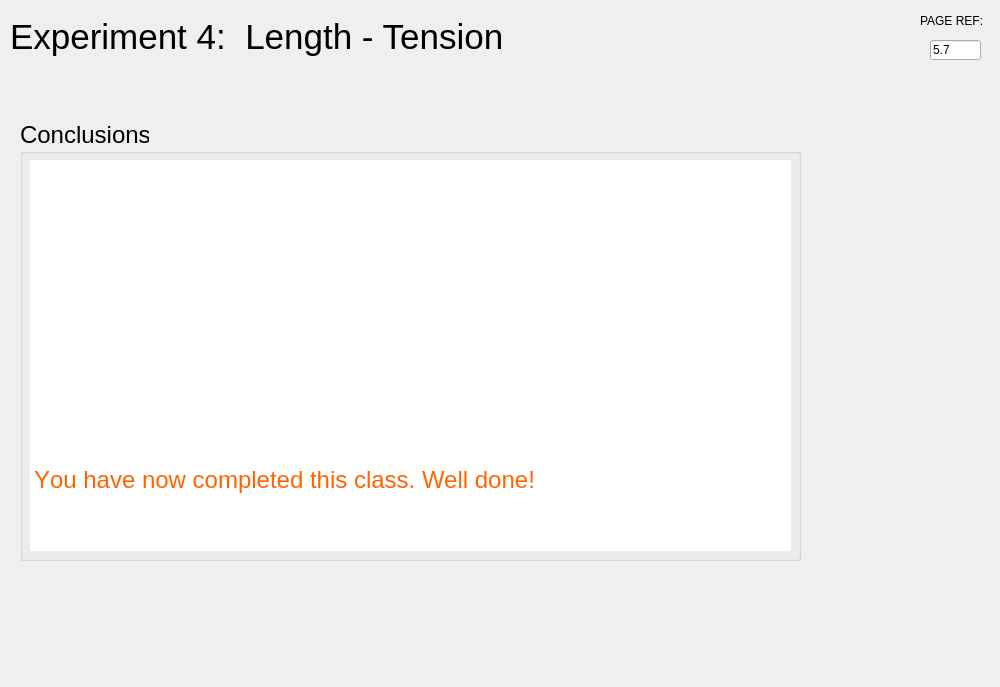
<?xml version="1.0" encoding="UTF-8"?>
<ui version="4.0">
 <class>MainWindow</class>
 <widget class="QMainWindow" name="MainWindow">
  <property name="geometry">
   <rect>
    <x>0</x>
    <y>0</y>
    <width>1000</width>
    <height>687</height>
   </rect>
  </property>
  <property name="windowTitle">
   <string>MainWindow</string>
  </property>
  <property name="autoFillBackground">
   <bool>false</bool>
  </property>
  <widget class="QWidget" name="centralwidget">
   <widget class="QLabel" name="labelPageRef">
    <property name="geometry">
     <rect>
      <x>920</x>
      <y>10</y>
      <width>71</width>
      <height>21</height>
     </rect>
    </property>
    <property name="sizePolicy">
     <sizepolicy hsizetype="Maximum" vsizetype="Preferred">
      <horstretch>0</horstretch>
      <verstretch>0</verstretch>
     </sizepolicy>
    </property>
    <property name="text">
     <string>PAGE REF:</string>
    </property>
   </widget>
   <widget class="QLineEdit" name="lineEdit">
    <property name="geometry">
     <rect>
      <x>930</x>
      <y>40</y>
      <width>51</width>
      <height>20</height>
     </rect>
    </property>
    <property name="sizePolicy">
     <sizepolicy hsizetype="Ignored" vsizetype="Fixed">
      <horstretch>0</horstretch>
      <verstretch>0</verstretch>
     </sizepolicy>
    </property>
    <property name="text">
     <string>5.7</string>
    </property>
    <property name="readOnly">
     <bool>true</bool>
    </property>
   </widget>
   <widget class="QLabel" name="labelCurrentWindow">
    <property name="geometry">
     <rect>
      <x>10</x>
      <y>0</y>
      <width>701</width>
      <height>74</height>
     </rect>
    </property>
    <property name="font">
     <font>
      <pointsize>26</pointsize>
     </font>
    </property>
    <property name="text">
     <string>Experiment 4:  Length - Tension</string>
    </property>
   </widget>
   <widget class="QGroupBox" name="groupBox_3">
    <property name="geometry">
     <rect>
      <x>20</x>
      <y>120</y>
      <width>781</width>
      <height>441</height>
     </rect>
    </property>
    <property name="font">
     <font>
      <pointsize>18</pointsize>
     </font>
    </property>
    <property name="title">
     <string>Conclusions</string>
    </property>
    <widget class="QTextEdit" name="textEdit">
     <property name="geometry">
      <rect>
       <x>10</x>
       <y>40</y>
       <width>761</width>
       <height>391</height>
      </rect>
     </property>
     <property name="font">
      <font>
       <pointsize>21</pointsize>
      </font>
     </property>
     <property name="frameShape">
      <enum>QFrame::NoFrame</enum>
     </property>
     <property name="html">
      <string>&lt;!DOCTYPE HTML PUBLIC &quot;-//W3C//DTD HTML 4.0//EN&quot; &quot;http://www.w3.org/TR/REC-html40/strict.dtd&quot;&gt;
&lt;html&gt;&lt;head&gt;&lt;meta name=&quot;qrichtext&quot; content=&quot;1&quot; /&gt;&lt;style type=&quot;text/css&quot;&gt;
p, li { white-space: pre-wrap; }
&lt;/style&gt;&lt;/head&gt;&lt;body style=&quot; font-family:'.AppleSystemUIFont'; font-size:21pt; font-weight:400; font-style:normal;&quot;&gt;
&lt;p align=&quot;justify&quot; style=&quot; margin-top:0px; margin-bottom:0px; margin-left:0px; margin-right:0px; -qt-block-indent:0; text-indent:0px; line-height:120%;&quot;&gt;&lt;a name=&quot;docs-internal-guid-32a58c1a-7fff-384b-feaa-bd14e30c1cc9&quot;&gt;&lt;/a&gt;&lt;span style=&quot; font-family:'Times New Roman'; font-size:18pt; color:#ffffff; background-color:transparent;&quot;&gt;I&lt;/span&gt;&lt;span style=&quot; font-family:'Times New Roman'; font-size:18pt; color:#ffffff; background-color:transparent;&quot;&gt;n this experiment you have seen there is a complex relationship between the length of a muscle and its tension.&lt;/span&gt;&lt;/p&gt;
&lt;p align=&quot;justify&quot; style=&quot; margin-top:0px; margin-bottom:0px; margin-left:0px; margin-right:0px; -qt-block-indent:0; text-indent:0px; line-height:120%;&quot;&gt;&lt;span style=&quot; font-family:'Times New Roman'; font-size:18pt; color:#ffffff; background-color:transparent;&quot;&gt;First of all muscles resist stretching passively, even when they are not contracting. This resistance is non-linear, and rises steeply at long extensions. &lt;/span&gt;&lt;/p&gt;
&lt;p align=&quot;justify&quot; style=&quot; margin-top:0px; margin-bottom:0px; margin-left:0px; margin-right:0px; -qt-block-indent:0; text-indent:0px; line-height:120%;&quot;&gt;&lt;span style=&quot; font-family:'Times New Roman'; font-size:18pt; color:#ffffff; background-color:transparent;&quot;&gt;Muscles generate force when they are stimulated. This force is greatest when the muscle is at an optimum length, and is smaller at longer or shorter lengths.&lt;/span&gt;&lt;/p&gt;
&lt;p align=&quot;justify&quot; style=&quot;-qt-paragraph-type:empty; margin-top:0px; margin-bottom:0px; margin-left:0px; margin-right:0px; -qt-block-indent:0; text-indent:0px; line-height:120%; font-family:'Times New Roman'; font-size:18pt; color:#ffffff;&quot;&gt;&lt;br /&gt;&lt;/p&gt;
&lt;p align=&quot;justify&quot; style=&quot; margin-top:0px; margin-bottom:0px; margin-left:0px; margin-right:0px; -qt-block-indent:0; text-indent:0px; line-height:120%;&quot;&gt;&lt;a name=&quot;docs-internal-guid-51c243ea-7fff-9ec3-0f2f-a21b28654a04&quot;&gt;&lt;/a&gt;&lt;span style=&quot; font-family:'Times New Roman'; font-size:18pt; color:#ff6400; background-color:transparent;&quot;&gt;Y&lt;/span&gt;&lt;span style=&quot; font-family:'Times New Roman'; font-size:18pt; color:#ff6400; background-color:transparent;&quot;&gt;ou have now completed this class. Well done! &lt;/span&gt;&lt;/p&gt;&lt;/body&gt;&lt;/html&gt;</string>
     </property>
    </widget>
   </widget>
   <widget class="QPushButton" name="pushButtonNext_2">
    <property name="geometry">
     <rect>
      <x>91</x>
      <y>720</y>
      <width>75</width>
      <height>23</height>
     </rect>
    </property>
    <property name="sizePolicy">
     <sizepolicy hsizetype="Maximum" vsizetype="Fixed">
      <horstretch>0</horstretch>
      <verstretch>0</verstretch>
     </sizepolicy>
    </property>
    <property name="text">
     <string>NEXT</string>
    </property>
   </widget>
   <widget class="QProgressBar" name="progressBar">
    <property name="geometry">
     <rect>
      <x>172</x>
      <y>721</y>
      <width>649</width>
      <height>21</height>
     </rect>
    </property>
    <property name="sizePolicy">
     <sizepolicy hsizetype="Minimum" vsizetype="Fixed">
      <horstretch>0</horstretch>
      <verstretch>0</verstretch>
     </sizepolicy>
    </property>
    <property name="value">
     <number>1</number>
    </property>
    <property name="textVisible">
     <bool>false</bool>
    </property>
   </widget>
   <widget class="QLabel" name="label">
    <property name="geometry">
     <rect>
      <x>827</x>
      <y>709</y>
      <width>81</width>
      <height>49</height>
     </rect>
    </property>
    <property name="sizePolicy">
     <sizepolicy hsizetype="Maximum" vsizetype="Preferred">
      <horstretch>0</horstretch>
      <verstretch>0</verstretch>
     </sizepolicy>
    </property>
    <property name="font">
     <font>
      <pointsize>11</pointsize>
      <weight>75</weight>
      <bold>true</bold>
     </font>
    </property>
    <property name="text">
     <string>PAGE 7 / 7</string>
    </property>
   </widget>
   <widget class="QPushButton" name="pushButtonBack_2">
    <property name="geometry">
     <rect>
      <x>10</x>
      <y>720</y>
      <width>75</width>
      <height>23</height>
     </rect>
    </property>
    <property name="sizePolicy">
     <sizepolicy hsizetype="Maximum" vsizetype="Fixed">
      <horstretch>0</horstretch>
      <verstretch>0</verstretch>
     </sizepolicy>
    </property>
    <property name="text">
     <string>BACK</string>
    </property>
   </widget>
   <widget class="QPushButton" name="pushButtonMenu_2">
    <property name="geometry">
     <rect>
      <x>914</x>
      <y>720</y>
      <width>75</width>
      <height>23</height>
     </rect>
    </property>
    <property name="sizePolicy">
     <sizepolicy hsizetype="Maximum" vsizetype="Fixed">
      <horstretch>0</horstretch>
      <verstretch>0</verstretch>
     </sizepolicy>
    </property>
    <property name="minimumSize">
     <size>
      <width>50</width>
      <height>20</height>
     </size>
    </property>
    <property name="text">
     <string>MENU</string>
    </property>
   </widget>
  </widget>
 </widget>
 <resources>
  <include location="../resources.qrc"/>
 </resources>
 <connections/>
</ui>
